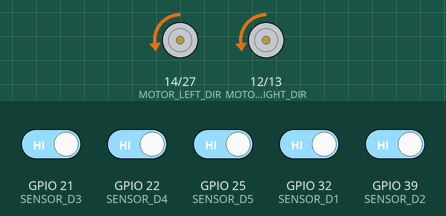
The sketch below on a simulated ESP32. Shown: direction and speed pins drawn as motors (green arrow = direction pin HIGH = forward, orange = LOW = backward, longer = more drive). The inputs (shaded band) are chosen by the test bench; at power-on: GPIO 21 (SENSOR_D3), GPIO 22 (SENSOR_D4), GPIO 25 (SENSOR_D5), GPIO 32 (SENSOR_D1), GPIO 39 (SENSOR_D2) HIGH. What the sketch prints to the serial monitor is not drawn.

Above: at 3.2 s.
3.3 s: GPIO 25 (SENSOR_D5) driven LOW
At 3.6 s:
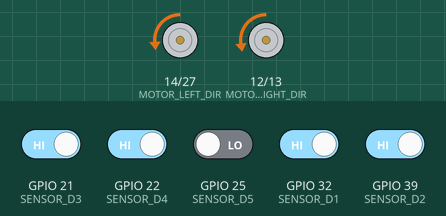
4.8 s: GPIO 22 (SENSOR_D4) driven LOW
At 5.9 s:
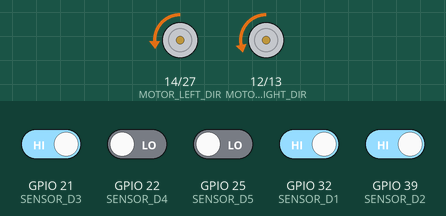
6.3 s: GPIO 21 (SENSOR_D3) driven LOW
At 7.1 s:
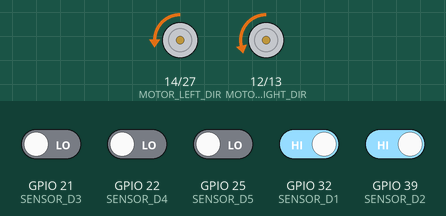
7.8 s: GPIO 32 (SENSOR_D1) driven LOW
At 8.2 s:
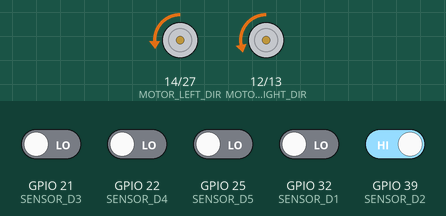
9.3 s: GPIO 39 (SENSOR_D2) driven LOW
At 10.7 s:
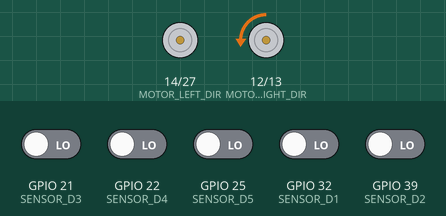
11.2 s: GPIO 21 (SENSOR_D3) driven HIGH
At 12.0 s:
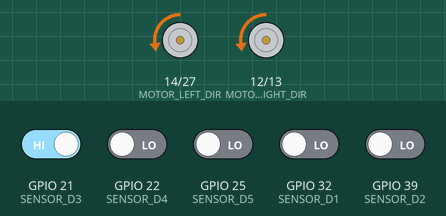
Timing chart, 0 to 13.7 s (numbered marks = the images above; inputs shaded):
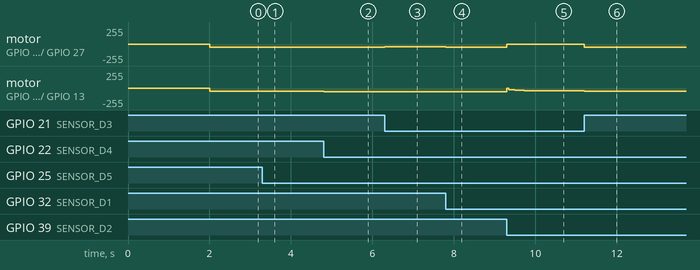

Measured:
- after the input at 3.3 s, motor on GPIO 14 (MOTOR_LEFT_DIR) / GPIO 27 (MOTOR_LEFT_PWM): backward 50/255 → backward 47/255 at once; motor on GPIO 12 (MOTOR_RIGHT_DIR) / GPIO 13 (MOTOR_RIGHT_PWM): backward 50/255 → backward 52/255 at once
- after the input at 4.8 s, motor on GPIO 14 (MOTOR_LEFT_DIR) / GPIO 27 (MOTOR_LEFT_PWM): backward 47/255 → backward 45/255 at once; motor on GPIO 12 (MOTOR_RIGHT_DIR) / GPIO 13 (MOTOR_RIGHT_PWM): backward 52/255 → backward 55/255 at once
- after the input at 6.3 s, motor on GPIO 14 (MOTOR_LEFT_DIR) / GPIO 27 (MOTOR_LEFT_PWM): backward 45/255 → backward 42/255 at once; motor on GPIO 12 (MOTOR_RIGHT_DIR) / GPIO 13 (MOTOR_RIGHT_PWM): backward 55/255 → backward 57/255 at once
- after the input at 7.8 s, motor on GPIO 14 (MOTOR_LEFT_DIR) / GPIO 27 (MOTOR_LEFT_PWM): backward 42/255 → backward 45/255 at once; motor on GPIO 12 (MOTOR_RIGHT_DIR) / GPIO 13 (MOTOR_RIGHT_PWM): backward 57/255 → backward 55/255 at once
- after the input at 9.3 s, motor on GPIO 14 (MOTOR_LEFT_DIR) / GPIO 27 (MOTOR_LEFT_PWM): backward 45/255 → stopped at once
- after the input at 11.2 s, motor on GPIO 14 (MOTOR_LEFT_DIR) / GPIO 27 (MOTOR_LEFT_PWM): stopped → backward 50/255 at once; motor on GPIO 12 (MOTOR_RIGHT_DIR) / GPIO 13 (MOTOR_RIGHT_PWM): backward 40/255 → backward 50/255 at once

The sketch:

line_follower_n20.ino
```cpp
/*
 * Line Following Robot with PID Control
 * Using Maker Line (5 sensors) & Maker Robo ESP32
 * Tuned for N20 Motors (600RPM, 30:1 gear ratio, 6V)
 *
 * N20 Motor Specs:
 *   Rated voltage: 6VDC (3V-9V range)
 *   Free run speed @ 6V: 600 RPM
 *   Free run current @ 6V: 50mA
 *   Rated torque: 0.065 kg-cm @ 500 RPM, 150mA
 *   Stall torque @ 6V: 0.3 kg-cm, 500mA
 *   Gear ratio: 30:1
 *
 * Maker Line Sensor Pins:
 *   D1 (Leftmost):  32
 *   D2 (Left):      39
 *   D3 (Center):    21
 *   D4 (Right):     22
 *   D5 (Rightmost): 25
 *
 * PID Control for smooth line following
 */

// ==================== PIN DEFINITIONS ====================
// Maker Line Sensor Pins (5 sensors)
#define SENSOR_D1 32 // Leftmost
#define SENSOR_D2 39 // Left
#define SENSOR_D3 21 // Center
#define SENSOR_D4 22 // Right
#define SENSOR_D5 25 // Rightmost

// Motor Driver Pins (Maker Robo ESP32)
#define MOTOR_LEFT_PWM 27
#define MOTOR_LEFT_DIR 14
#define MOTOR_RIGHT_PWM 13
#define MOTOR_RIGHT_DIR 12

// LEDC PWM Configuration
#define PWM_FREQ 20000    // 20kHz - above audible range for quiet operation
#define PWM_RESOLUTION 10 // 10-bit resolution (0-1023)
#define PWM_MAX 1023      // Maximum PWM value for 10-bit

// ==================== PID TUNING PARAMETERS ====================
// N20 motors are ~3x faster and more responsive than TT motors
// Lower gains needed to prevent oscillation and overshoot
#define KP                                                                     \
  10.0 // Proportional gain (research: ~10-15 for digital ±5 error range)
#define KI 0.0 // Integral gain (research: 0 for fast N20 - PD only is standard)
#define KD 12.0 // Derivative gain (research: ~1-2x Kp for digital sensors)

// Integral windup limit
#define INTEGRAL_MAX 200 // Prevents integral term from accumulating too much

// ==================== SPEED SETTINGS ====================
// N20 @ 600RPM is ~3x faster than TT @ ~200RPM, so scale down PWM values
#define BASE_SPEED 200 // Normal cruising speed
#define MAX_SPEED 400  // Maximum motor speed (was 720 for TT)
#define MIN_SPEED 80 // Minimum speed - N20 has lower deadband than TT (was 160)
#define SEARCH_SPEED 160     // Max speed when searching for lost line
#define SEARCH_SPEED_MIN 100 // Initial slow search speed to avoid overshoot

// ==================== SENSOR WEIGHTS ====================
// Weights for error calculation: leftmost = -4, rightmost = +4
const int WEIGHT_D1 = -4; // Leftmost
const int WEIGHT_D2 = -2; // Left
const int WEIGHT_D3 = 0;  // Center
const int WEIGHT_D4 = 2;  // Right
const int WEIGHT_D5 = 4;  // Rightmost

// ==================== VARIABLES ====================
int s1, s2, s3, s4, s5;            // Sensor readings
float lastError = 0;               // For derivative calculation
float integral = 0;                // For integral calculation
int searchDirection = 1;           // 1 = search right, -1 = search left
unsigned long searchStartTime = 0; // When search mode began
bool wasSearching = false;         // Track if we were searching last loop

// ==================== SETUP ====================
void setup() {
  Serial.begin(115200);
  Serial.println("Line Follower - 5 Sensor PID Control");
  Serial.println("N20 Motors (600RPM 30:1) + Maker Robo ESP32");

  // Initialize sensor pins
  pinMode(SENSOR_D1, INPUT);
  pinMode(SENSOR_D2, INPUT);
  pinMode(SENSOR_D3, INPUT);
  pinMode(SENSOR_D4, INPUT);
  pinMode(SENSOR_D5, INPUT);

  // Initialize motor direction pins
  pinMode(MOTOR_LEFT_DIR, OUTPUT);
  pinMode(MOTOR_RIGHT_DIR, OUTPUT);

  // Setup LEDC for PWM motor control
  ledcAttach(MOTOR_LEFT_PWM, PWM_FREQ, PWM_RESOLUTION);
  ledcAttach(MOTOR_RIGHT_PWM, PWM_FREQ, PWM_RESOLUTION);

  // Stop motors initially
  stopMotors();

  Serial.println("Starting in 2 seconds...");
  delay(2000);
  Serial.println("GO!");
}

// ==================== MAIN LOOP ====================
void loop() {
  readSensors();

  int error = calculateError();
  int correction = pidControl(error);

  applyMotorSpeeds(correction);

  // Debug output (comment out for faster loop)
  // printDebug(error, correction);

  delay(2); // Shorter delay - N20 responds faster than TT motors
}

// ==================== SENSOR FUNCTIONS ====================
void readSensors() {
  // Sensors return 1 for black line (inverted logic)
  s1 = digitalRead(SENSOR_D1); // Leftmost
  s2 = digitalRead(SENSOR_D2); // Left
  s3 = digitalRead(SENSOR_D3); // Center
  s4 = digitalRead(SENSOR_D4); // Right
  s5 = digitalRead(SENSOR_D5); // Rightmost
}

int calculateError() {
  // Calculate weighted sum
  int weightedSum = (s1 * WEIGHT_D1) + (s2 * WEIGHT_D2) + (s3 * WEIGHT_D3) +
                    (s4 * WEIGHT_D4) + (s5 * WEIGHT_D5);

  // Count active sensors
  int activeCount = s1 + s2 + s3 + s4 + s5;

  if (activeCount == 0) {
    // Line lost - return large error based on last known direction
    // Reset integral to avoid windup during line loss
    integral = 0;
    return (lastError > 0) ? 5 : -5;
  }

  // Average error (normalized)
  int error = weightedSum / activeCount;

  // Remember search direction for recovery
  if (error < 0)
    searchDirection = -1;
  else if (error > 0)
    searchDirection = 1;

  return error;
}

// ==================== PID CONTROL ====================
int pidControl(int error) {
  // Proportional term
  float P = KP * error;

  // Integral term (accumulated error)
  integral += error;
  integral = constrain(integral, -INTEGRAL_MAX, INTEGRAL_MAX);
  float I = KI * integral;

  // Derivative term (rate of change)
  float D = KD * (error - lastError);

  // Store current error for next iteration
  lastError = error;

  // PID output
  return (int)(P + I + D);
}

// ==================== MOTOR CONTROL ====================
void applyMotorSpeeds(int correction) {
  int leftSpeed = BASE_SPEED + correction;
  int rightSpeed = BASE_SPEED - correction;

  // Check if line is lost (all sensors white)
  if (s1 == 0 && s2 == 0 && s3 == 0 && s4 == 0 && s5 == 0) {
    if (!wasSearching) {
      // Just lost the line - brake briefly to kill momentum
      searchStartTime = millis();
      wasSearching = true;
      leftSpeed = 0;
      rightSpeed = 0;
    } else {
      // Progressive search: start slow, ramp up over 500ms
      unsigned long elapsed = millis() - searchStartTime;
      int speed = SEARCH_SPEED_MIN;
      if (elapsed > 50) { // Brief brake for first 50ms
        speed = map(constrain(elapsed, 50, 500), 50, 500, SEARCH_SPEED_MIN,
                    SEARCH_SPEED);
      } else {
        speed = 0; // Still braking
      }
      // Gentle arc: one wheel forward, other stopped (not reversed)
      if (searchDirection > 0) {
        leftSpeed = speed;
        rightSpeed = 0;
      } else {
        leftSpeed = 0;
        rightSpeed = speed;
      }
    }
  } else {
    // Line found - reset search state
    wasSearching = false;
  }

  // Constrain speeds
  leftSpeed = constrain(leftSpeed, -MAX_SPEED, MAX_SPEED);
  rightSpeed = constrain(rightSpeed, -MAX_SPEED, MAX_SPEED);

  // Apply minimum speed threshold (lower for N20 - less friction/deadband)
  if (leftSpeed > 0 && leftSpeed < MIN_SPEED)
    leftSpeed = MIN_SPEED;
  if (leftSpeed < 0 && leftSpeed > -MIN_SPEED)
    leftSpeed = -MIN_SPEED;
  if (rightSpeed > 0 && rightSpeed < MIN_SPEED)
    rightSpeed = MIN_SPEED;
  if (rightSpeed < 0 && rightSpeed > -MIN_SPEED)
    rightSpeed = -MIN_SPEED;

  setMotorSpeeds(leftSpeed, rightSpeed);
}

void setMotorSpeeds(int left, int right) {
  // Left motor
  if (left >= 0) {
    digitalWrite(MOTOR_LEFT_DIR, LOW); // Forward
    ledcWrite(MOTOR_LEFT_PWM, left);
  } else {
    digitalWrite(MOTOR_LEFT_DIR, HIGH); // Backward
    ledcWrite(MOTOR_LEFT_PWM, -left);
  }

  // Right motor
  if (right >= 0) {
    digitalWrite(MOTOR_RIGHT_DIR, LOW); // Forward
    ledcWrite(MOTOR_RIGHT_PWM, right);
  } else {
    digitalWrite(MOTOR_RIGHT_DIR, HIGH); // Backward
    ledcWrite(MOTOR_RIGHT_PWM, -right);
  }
}

void stopMotors() {
  ledcWrite(MOTOR_LEFT_PWM, 0);
  ledcWrite(MOTOR_RIGHT_PWM, 0);
}

// ==================== DEBUG ====================
void printDebug(int error, int correction) {
  Serial.print("S:");
  Serial.print(s1);
  Serial.print(s2);
  Serial.print(s3);
  Serial.print(s4);
  Serial.print(s5);
  Serial.print(" E:");
  Serial.print(error);
  Serial.print(" I:");
  Serial.print(integral, 1);
  Serial.print(" C:");
  Serial.println(correction);
}
```
